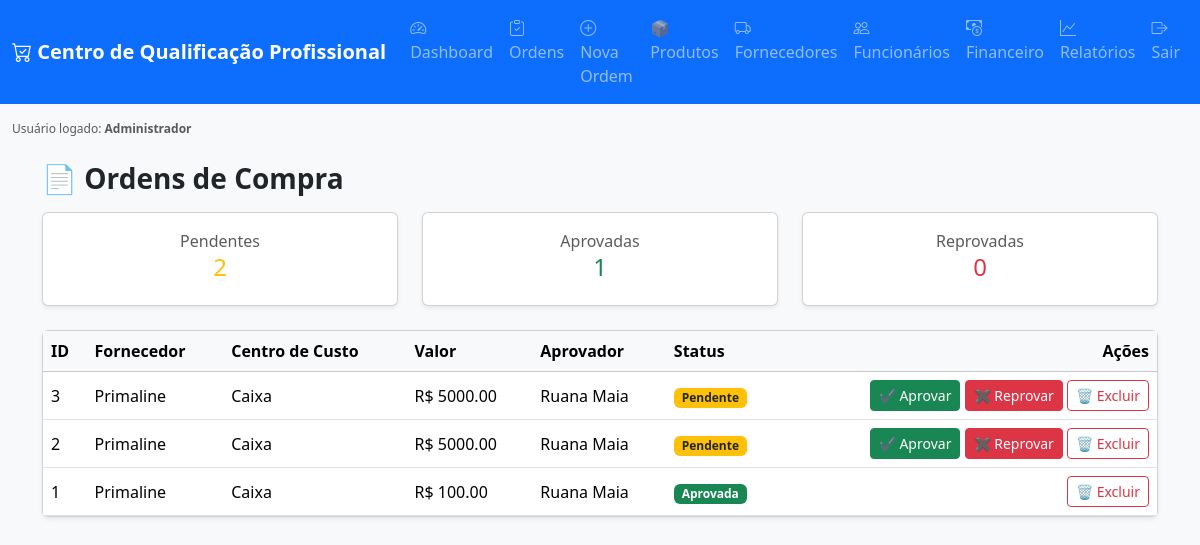
/ordens (signed in), run on the app's committed database.
### models.py (models this page shows)
class Usuario(db.Model, UserMixin):
    __tablename__ = "usuarios"
    id = db.Column(db.Integer, primary_key=True)
    nome = db.Column(db.String(120), nullable=False)
    email = db.Column(db.String(120), unique=True, nullable=False)
    senha = db.Column(db.String(255), nullable=False)
    perfil = db.Column(db.String(50), nullable=False)

class OrdemCompra(db.Model):
    __tablename__ = "ordens_compra"
    id = db.Column(db.Integer, primary_key=True)
    fornecedor = db.Column(db.String(120), nullable=False)
    centro_custo = db.Column(db.String(120), nullable=False)
    descricao_itens = db.Column(db.Text, nullable=False)
    valor = db.Column(db.Float, nullable=False)
    status = db.Column(db.String(30), default="Pendente")
    aprovador = db.Column(db.String(120))
    aprovado_por = db.Column(db.String(120))
    aprovado_em = db.Column(db.DateTime)
    data_criacao = db.Column(db.DateTime, default=datetime.utcnow)
    nota_fiscal = db.Column(db.String(255))
    data_compra = db.Column(db.Date)
    itens = db.relationship(
        "ItemOrdem",
        backref="ordem",
        lazy=True,
        cascade="all, delete-orphan"
    )

### app_resgate.py (the view)
@app.route("/ordens")
@login_required
def ordens():
    return render_template(
        "ordens.html",
        ordens=OrdemCompra.query.order_by(OrdemCompra.id.desc()).all()
    )

### app_resgate.py (called while the page is built)
@login_manager.user_loader
def load_user(user_id):
    return Usuario.query.get(int(user_id))

### templates/ordens.html
{% extends "base.html" %}
{% block content %}
<div class="container mt-4">
    <h3 class="fw-bold mb-3">📄 Ordens de Compra</h3>
    <div class="row mb-4">
        <div class="col-md-4">
            <div class="card text-center shadow-sm">
                <div class="card-body">
                    <div class="text-muted">Pendentes</div>
                    <h4 class="text-warning">
                        {{ ordens | selectattr("status", "equalto", "Pendente") | list | length }}
                    </h4>
                </div>
            </div>
        </div>
        <div class="col-md-4">
            <div class="card text-center shadow-sm">
                <div class="card-body">
                    <div class="text-muted">Aprovadas</div>
                    <h4 class="text-success">
                        {{ ordens | selectattr("status", "equalto", "Aprovada") | list | length }}
                    </h4>
                </div>
            </div>
        </div>
        <div class="col-md-4">
            <div class="card text-center shadow-sm">
                <div class="card-body">
                    <div class="text-muted">Reprovadas</div>
                    <h4 class="text-danger">
                        {{ ordens | selectattr("status", "equalto", "Reprovada") | list | length }}
                    </h4>
                </div>
            </div>
        </div>
    </div>
    <div class="card shadow-sm">
        <div class="card-body p-0">
            <table class="table table-hover align-middle mb-0">
                <thead class="table-light">
                    <tr>
                        <th>ID</th>
                        <th>Fornecedor</th>
                        <th>Centro de Custo</th>
                        <th>Valor</th>
                        <th>Aprovador</th>
                        <th>Status</th>
                        <th class="text-end">Ações</th>
                    </tr>
                </thead>
                <tbody>
                {% for ordem in ordens %}
                    <tr>
                        <td>{{ ordem.id }}</td>
                        <td>{{ ordem.fornecedor }}</td>
                        <td>{{ ordem.centro_custo }}</td>
                        <td>R$ {{ "%.2f"|format(ordem.valor) }}</td>
                        <td>{{ ordem.aprovador or "-" }}</td>
                        <td>
                            {% if ordem.status == 'Pendente' %}
                                <span class="badge bg-warning text-dark">Pendente</span>
                            {% elif ordem.status == 'Aprovada' %}
                                <span class="badge bg-success">Aprovada</span>
                            {% else %}
                                <span class="badge bg-danger">Reprovada</span>
                            {% endif %}
                        </td>
                        <td class="text-end">
                            {% if ordem.status == 'Pendente' %}
                                <form method="POST"
                                      action="{{ url_for('aprovar', ordem_id=ordem.id) }}"
                                      style="display:inline;"
                                      onsubmit="return confirm('Aprovar esta ordem?');">
                                    <button class="btn btn-sm btn-success">
                                        ✔ Aprovar
                                    </button>
                                </form>
                                <form method="POST"
                                      action="{{ url_for('reprovar_ordem', ordem_id=ordem.id) }}"
                                      style="display:inline;"
                                      onsubmit="return confirm('Reprovar esta ordem?');">
                                    <button class="btn btn-sm btn-danger">
                                        ✖ Reprovar
                                    </button>
                                </form>
                            {% endif %}
                            {% if current_user.perfil == 'admin' %}
    <form method="POST"
          action="{{ url_for('excluir_ordem', ordem_id=ordem.id) }}"
          style="display:inline;"
          onsubmit="return confirm('Tem certeza que deseja EXCLUIR esta ordem? Esta ação não pode ser desfeita.');">
        <button class="btn btn-sm btn-outline-danger">
            🗑 Excluir
        </button>
    </form>
{% endif %}
                        </td>
                    </tr>
                {% else %}
                    <tr>
                        <td colspan="7" class="text-center text-muted p-4">
                            Nenhuma ordem encontrada
                        </td>
                    </tr>
                {% endfor %}
                </tbody>
            </table>
        </div>
    </div>
</div>
{% endblock %}

### templates/base.html (shortened to what this page needs)
<!DOCTYPE html>
<html lang="pt-br">
<head>
    <link href="https://cdn.jsdelivr.net/npm/bootstrap@5.3.2/dist/css/bootstrap.min.css" rel="stylesheet">
    <link href="https://cdn.jsdelivr.net/npm/bootstrap-icons@1.11.1/font/bootstrap-icons.css" rel="stylesheet">
</head>
<body class="bg-light">
<nav class="navbar navbar-expand-lg navbar-dark bg-primary sticky-top">
    <div class="container-fluid">
        <a class="navbar-brand fw-semibold" href="/dashboard">
            <i class="bi bi-cart-check"></i> Centro de Qualificação Profissional
        </a>
        <div class="collapse navbar-collapse" id="menu">
            <ul class="navbar-nav ms-auto">
                <li class="nav-item">
                    <a class="nav-link" href="/dashboard">
                        <i class="bi bi-speedometer2"></i> Dashboard
                    </a>
                </li>
                <li class="nav-item">
                    <a class="nav-link" href="/ordens">
                        <i class="bi bi-clipboard-check"></i> Ordens
                    </a>
                </li>
                <li class="nav-item">
                    <a class="nav-link" href="/nova_ordem">
                        <i class="bi bi-plus-circle"></i> Nova Ordem
                    </a>
                </li>
                <li class="nav-item">
                    <a class="nav-link" href="{{ url_for('produtos') }}">
                        📦 Produtos
                    </a>
                </li>
                <li class="nav-item">
                    <a class="nav-link" href="/fornecedores">
                        <i class="bi bi-truck"></i> Fornecedores
                    </a>
                </li>
                <li class="nav-item">
                    <a class="nav-link" href="/funcionarios">
                        <i class="bi bi-people"></i> Funcionários
                    </a>
                </li>
                {% if current_user.is_authenticated and current_user.perfil == "admin" %}
                <li class="nav-item">
                    <a class="nav-link" href="{{ url_for('financeiro') }}">
                        <i class="bi bi-cash-coin"></i> Financeiro
                    </a>
                </li>
                {% endif %}
                <li class="nav-item">
                    <a class="nav-link" href="{{ url_for('relatorios') }}">
                        <i class="bi bi-graph-up"></i> Relatórios
                    </a>
                </li>
                <li class="nav-item">
                    <a class="nav-link" href="/logout">
                        <i class="bi bi-box-arrow-right"></i> Sair
                    </a>
                </li>
            </ul>
        </div>
    </div>
</nav>
<main class="container-fluid mt-3">
    {% if current_user.is_authenticated %}
        <div class="text-muted mb-2" style="font-size: 0.75rem;">
            Usuário logado: <strong>{{ current_user.nome }}</strong>
        </div>
    {% endif %}
    {% block content %}{% endblock %}
</main>
</body>
</html>

### data on the page
Usuario: nome "Administrador"
OrdemCompra: id "3", fornecedor "Primaline", centro_custo "Caixa", valor "5000.00", aprovador "Ruana Maia", status "Pendente"
OrdemCompra: id "2", fornecedor "Primaline", centro_custo "Caixa", valor "5000.00", aprovador "Ruana Maia", status "Pendente"
OrdemCompra: id "1", fornecedor "Primaline", centro_custo "Caixa", valor "100.00", aprovador "Ruana Maia", status "Aprovada"

### other printed values
{{ ordens | selectattr("status", "equalto", "Pendente") | list | length }} "2"
{{ ordens | selectattr("status", "equalto", "Aprovada") | list | length }} "1"
{{ ordens | selectattr("status", "equalto", "Reprovada") | list | length }} "0"
